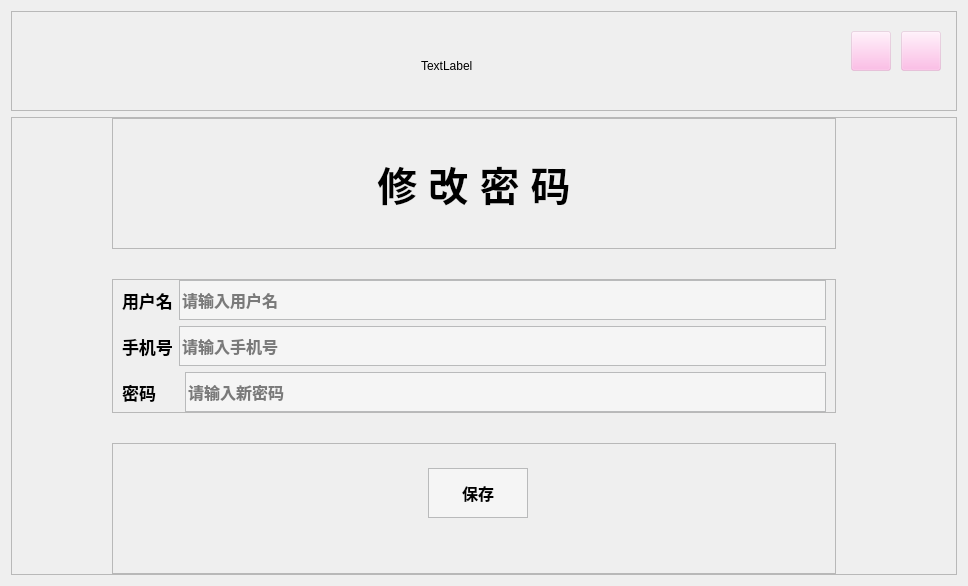
<?xml version="1.0" encoding="UTF-8"?>
<ui version="4.0">
 <class>ChangePassword</class>
 <widget class="QWidget" name="ChangePassword">
  <property name="geometry">
   <rect>
    <x>0</x>
    <y>0</y>
    <width>968</width>
    <height>586</height>
   </rect>
  </property>
  <property name="windowTitle">
   <string>Form</string>
  </property>
  <layout class="QVBoxLayout" name="verticalLayout_4">
   <item>
    <widget class="QFrame" name="frame_5">
     <property name="minimumSize">
      <size>
       <width>0</width>
       <height>100</height>
      </size>
     </property>
     <property name="maximumSize">
      <size>
       <width>16777215</width>
       <height>100</height>
      </size>
     </property>
     <property name="sizeIncrement">
      <size>
       <width>0</width>
       <height>0</height>
      </size>
     </property>
     <property name="frameShape">
      <enum>QFrame::StyledPanel</enum>
     </property>
     <property name="frameShadow">
      <enum>QFrame::Raised</enum>
     </property>
     <widget class="QPushButton" name="pushButton">
      <property name="geometry">
       <rect>
        <x>840</x>
        <y>20</y>
        <width>40</width>
        <height>40</height>
       </rect>
      </property>
      <property name="minimumSize">
       <size>
        <width>40</width>
        <height>40</height>
       </size>
      </property>
      <property name="maximumSize">
       <size>
        <width>40</width>
        <height>40</height>
       </size>
      </property>
      <property name="layoutDirection">
       <enum>Qt::LeftToRight</enum>
      </property>
      <property name="styleSheet">
       <string notr="true">QPushButton
{
	border-image: url(:/qrc/button_min);
	background-color: rgba(255, 170, 225, 60);
}

QPushButton:hover
{
	border-image: url(:/qrc/button_min_hover);
}
</string>
      </property>
      <property name="text">
       <string/>
      </property>
     </widget>
     <widget class="QPushButton" name="pushButton_2">
      <property name="geometry">
       <rect>
        <x>890</x>
        <y>20</y>
        <width>40</width>
        <height>40</height>
       </rect>
      </property>
      <property name="minimumSize">
       <size>
        <width>40</width>
        <height>40</height>
       </size>
      </property>
      <property name="maximumSize">
       <size>
        <width>40</width>
        <height>40</height>
       </size>
      </property>
      <property name="styleSheet">
       <string notr="true">QPushButton
{
	border-image: url(:/qrc/button_close);
	background-color: rgba(255, 170, 225, 60);
}

QPushButton:hover
{
	border-image: url(:/qrc/button_close_hover);
}
</string>
      </property>
      <property name="text">
       <string/>
      </property>
     </widget>
     <widget class="QLabel" name="label">
      <property name="geometry">
       <rect>
        <x>410</x>
        <y>10</y>
        <width>80</width>
        <height>90</height>
       </rect>
      </property>
      <property name="minimumSize">
       <size>
        <width>80</width>
        <height>90</height>
       </size>
      </property>
      <property name="maximumSize">
       <size>
        <width>80</width>
        <height>90</height>
       </size>
      </property>
      <property name="text">
       <string>TextLabel</string>
      </property>
     </widget>
    </widget>
   </item>
   <item>
    <widget class="QFrame" name="frame">
     <property name="frameShape">
      <enum>QFrame::StyledPanel</enum>
     </property>
     <property name="frameShadow">
      <enum>QFrame::Raised</enum>
     </property>
     <layout class="QVBoxLayout" name="verticalLayout">
      <property name="spacing">
       <number>30</number>
      </property>
      <property name="leftMargin">
       <number>100</number>
      </property>
      <property name="topMargin">
       <number>0</number>
      </property>
      <property name="rightMargin">
       <number>120</number>
      </property>
      <property name="bottomMargin">
       <number>0</number>
      </property>
      <item>
       <widget class="QFrame" name="frame_4">
        <property name="frameShape">
         <enum>QFrame::StyledPanel</enum>
        </property>
        <property name="frameShadow">
         <enum>QFrame::Raised</enum>
        </property>
        <layout class="QVBoxLayout" name="verticalLayout_3">
         <property name="spacing">
          <number>20</number>
         </property>
         <item>
          <widget class="QLabel" name="label_7">
           <property name="font">
            <font>
             <pointsize>30</pointsize>
             <weight>75</weight>
             <bold>true</bold>
            </font>
           </property>
           <property name="text">
            <string>修 改 密 码</string>
           </property>
           <property name="alignment">
            <set>Qt::AlignCenter</set>
           </property>
          </widget>
         </item>
        </layout>
       </widget>
      </item>
      <item>
       <widget class="QFrame" name="frame_3">
        <property name="minimumSize">
         <size>
          <width>0</width>
          <height>0</height>
         </size>
        </property>
        <property name="maximumSize">
         <size>
          <width>16777215</width>
          <height>240</height>
         </size>
        </property>
        <property name="frameShape">
         <enum>QFrame::StyledPanel</enum>
        </property>
        <property name="frameShadow">
         <enum>QFrame::Raised</enum>
        </property>
        <layout class="QVBoxLayout" name="verticalLayout_2">
         <property name="topMargin">
          <number>0</number>
         </property>
         <property name="bottomMargin">
          <number>0</number>
         </property>
         <item>
          <layout class="QHBoxLayout" name="horizontalLayout_6">
           <item>
            <widget class="QLabel" name="label_4">
             <property name="minimumSize">
              <size>
               <width>0</width>
               <height>24</height>
              </size>
             </property>
             <property name="maximumSize">
              <size>
               <width>16777215</width>
               <height>24</height>
              </size>
             </property>
             <property name="font">
              <font>
               <family>楷体</family>
               <pointsize>13</pointsize>
               <weight>75</weight>
               <bold>true</bold>
              </font>
             </property>
             <property name="text">
              <string>用户名</string>
             </property>
            </widget>
           </item>
           <item>
            <widget class="QLineEdit" name="userEdit">
             <property name="minimumSize">
              <size>
               <width>0</width>
               <height>40</height>
              </size>
             </property>
             <property name="maximumSize">
              <size>
               <width>16777215</width>
               <height>40</height>
              </size>
             </property>
             <property name="font">
              <font>
               <pointsize>12</pointsize>
               <weight>75</weight>
               <bold>true</bold>
              </font>
             </property>
             <property name="styleSheet">
              <string notr="true">background-color: rgba(255, 255, 255,40%);
border:1px solid #b9babb;</string>
             </property>
             <property name="placeholderText">
              <string>请输入用户名</string>
             </property>
            </widget>
           </item>
          </layout>
         </item>
         <item>
          <layout class="QHBoxLayout" name="horizontalLayout_7">
           <item>
            <widget class="QLabel" name="label_5">
             <property name="minimumSize">
              <size>
               <width>0</width>
               <height>24</height>
              </size>
             </property>
             <property name="maximumSize">
              <size>
               <width>16777215</width>
               <height>24</height>
              </size>
             </property>
             <property name="font">
              <font>
               <family>楷体</family>
               <pointsize>13</pointsize>
               <weight>75</weight>
               <bold>true</bold>
              </font>
             </property>
             <property name="text">
              <string>手机号</string>
             </property>
            </widget>
           </item>
           <item>
            <widget class="QLineEdit" name="phoneEdit">
             <property name="minimumSize">
              <size>
               <width>0</width>
               <height>40</height>
              </size>
             </property>
             <property name="maximumSize">
              <size>
               <width>16777215</width>
               <height>40</height>
              </size>
             </property>
             <property name="font">
              <font>
               <pointsize>12</pointsize>
               <weight>75</weight>
               <bold>true</bold>
              </font>
             </property>
             <property name="styleSheet">
              <string notr="true">background-color: rgba(255, 255, 255, 40%);
border:1px solid #b9babb;</string>
             </property>
             <property name="placeholderText">
              <string>请输入手机号</string>
             </property>
            </widget>
           </item>
          </layout>
         </item>
         <item>
          <layout class="QHBoxLayout" name="horizontalLayout_8">
           <property name="spacing">
            <number>29</number>
           </property>
           <item>
            <widget class="QLabel" name="label_6">
             <property name="minimumSize">
              <size>
               <width>0</width>
               <height>24</height>
              </size>
             </property>
             <property name="maximumSize">
              <size>
               <width>16777215</width>
               <height>24</height>
              </size>
             </property>
             <property name="font">
              <font>
               <family>楷体</family>
               <pointsize>13</pointsize>
               <weight>75</weight>
               <bold>true</bold>
              </font>
             </property>
             <property name="text">
              <string>密码</string>
             </property>
             <property name="alignment">
              <set>Qt::AlignCenter</set>
             </property>
            </widget>
           </item>
           <item>
            <widget class="QLineEdit" name="passwardEdit">
             <property name="minimumSize">
              <size>
               <width>0</width>
               <height>40</height>
              </size>
             </property>
             <property name="maximumSize">
              <size>
               <width>16777215</width>
               <height>40</height>
              </size>
             </property>
             <property name="font">
              <font>
               <pointsize>12</pointsize>
               <weight>75</weight>
               <bold>true</bold>
              </font>
             </property>
             <property name="styleSheet">
              <string notr="true">background-color: rgba(255, 255, 255, 40%);
border:1px solid #b9babb;</string>
             </property>
             <property name="placeholderText">
              <string>请输入新密码</string>
             </property>
            </widget>
           </item>
          </layout>
         </item>
        </layout>
       </widget>
      </item>
      <item>
       <widget class="QFrame" name="frame_2">
        <property name="frameShape">
         <enum>QFrame::StyledPanel</enum>
        </property>
        <property name="frameShadow">
         <enum>QFrame::Raised</enum>
        </property>
        <layout class="QHBoxLayout" name="horizontalLayout_4">
         <property name="topMargin">
          <number>0</number>
         </property>
         <property name="rightMargin">
          <number>0</number>
         </property>
         <property name="bottomMargin">
          <number>30</number>
         </property>
         <item>
          <widget class="QPushButton" name="saveRegist">
           <property name="minimumSize">
            <size>
             <width>100</width>
             <height>50</height>
            </size>
           </property>
           <property name="maximumSize">
            <size>
             <width>100</width>
             <height>50</height>
            </size>
           </property>
           <property name="font">
            <font>
             <pointsize>12</pointsize>
             <weight>75</weight>
             <bold>true</bold>
            </font>
           </property>
           <property name="styleSheet">
            <string notr="true">background-color: rgba(255, 255, 255, 40%);
border:1px solid #b9babb;</string>
           </property>
           <property name="text">
            <string>保存</string>
           </property>
          </widget>
         </item>
        </layout>
       </widget>
      </item>
     </layout>
    </widget>
   </item>
  </layout>
 </widget>
 <resources/>
 <connections/>
</ui>
